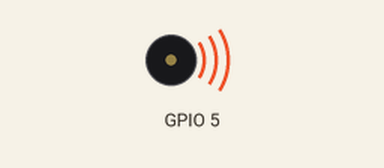
Simulated run of this program. Board: ESP8266 (NodeMCU). On the bench: buzzer (waves = sounding). What the program prints to the serial monitor is not drawn.

Above: at 0.6 s.
At 18.0 s:
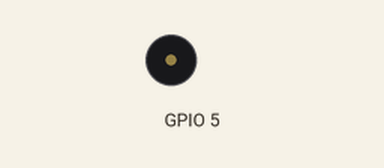
Timing chart, 0 to 34.2 s (numbered marks = the images above):
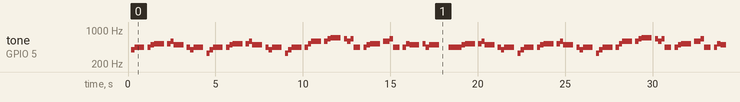

Measured:
- by itself, tone on GPIO 5: plays 392 Hz for 0.19 s, 440 Hz for 0.56 s, 440 Hz for 0.19 s, 494 Hz for 0.19 s, 523 Hz for 0.56 s, 523 Hz for 0.19 s … (303 notes in this stretch)

The program:

main.cpp
```cpp
// Muthanna Alwahash
// Dec 2023

#include <Arduino.h>
#include <song.h>

#define SERIAL_BAUD 115200      // Baudrate for serial communication

void setup() {
  Serial.begin(SERIAL_BAUD);    // Start serial communication
  pinMode(Buzzer_PIN, OUTPUT);  // Init buzzer pin
  Serial.println("Setup Started\n");

  start_song();                 // Start playing the song
}

void loop() {
  play_song();                  // Song will continue playing until you call stop_song();
}
```
